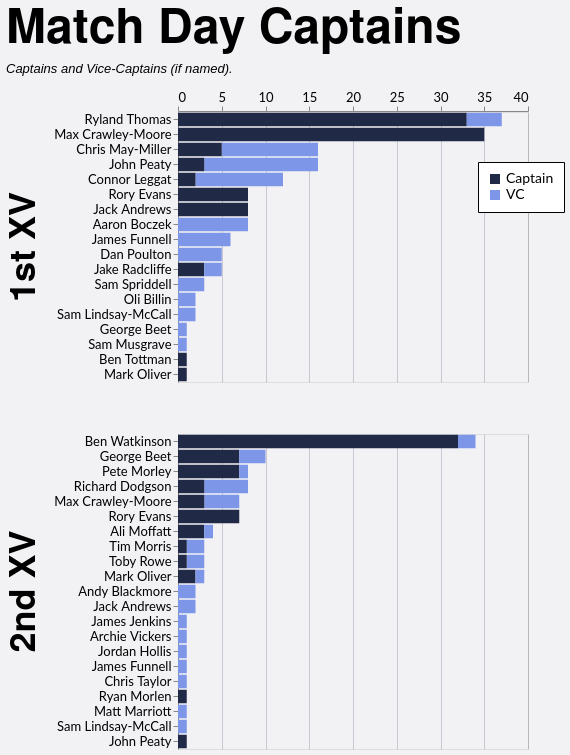

Express this chart as Vega-Lite.
### Vega-Lite specification from a JSON file in a GitHub repository (floating-point values rounded to 4 significant figures)
{"config": {"axis": {"labelFont": "Lato, sans-serif", "titleFont": "PT Sans Narrow, Helvetica Neue, Helvetica, Arial, sans-serif", "labelFontSize": 13, "titleFontSize": 24, "gridColor": "#202947", "gridOpacity": 0.2}, "header": {"labelFont": "PT Sans Narrow, Helvetica Neue, Helvetica, Arial, sans-serif", "titleFont": "PT Sans Narrow, Helvetica Neue, Helvetica, Arial, sans-serif", "labelFontSize": 24, "titleFontSize": 28, "labelFontWeight": "bold", "orient": "left"}, "legend": {"labelFont": "Lato, sans-serif", "titleFont": "PT Sans Narrow, Helvetica Neue, Helvetica, Arial, sans-serif", "labelFontSize": 14, "titleFontSize": 16, "titlePadding": 5, "fillColor": "white", "strokeColor": "black", "padding": 10, "titleFontWeight": "lighter", "titleFontStyle": "italic", "titleColor": "gray", "offset": 10}, "title": {"font": "PT Sans Narrow, Helvetica Neue, Helvetica, Arial, sans-serif", "fontSize": 48, "fontWeight": "bold", "anchor": "start", "align": "center", "titlePadding": 20, "subtitlePadding": 10, "subtitleFontSize": 13, "subtitleColor": "", "subtitleFontStyle": "italic", "offset": 15, "color": "black"}, "axisX": {"labelAngle": 0}, "facet": {"title": null, "header": null, "align": {"row": "each", "column": "each"}}, "resolve": {"scale": {"y": "independent", "facet": "independent"}}, "background": "#f2f1f4"}, "data": {"name": "data-254fd9e9315cded949707412fc291143"}, "mark": {"type": "bar"}, "encoding": {"color": {"field": "is_captain", "legend": {"labelExpr": "datum.value ? 'Captain' : 'VC'", "legendX": 300, "legendY": 50, "orient": "none", "title": null}, "scale": {"domain": [true, false], "range": ["#202946", "#7d96e8"]}, "type": "nominal"}, "order": {"field": "is_captain", "sort": "descending", "type": "nominal"}, "row": {"field": "squad", "header": {"labelExpr": "datum.value + ' XV'", "labelFontSize": 36, "title": null}, "spacing": 50, "title": null, "type": "nominal"}, "tooltip": [{"field": "player", "type": "nominal"}, {"field": "squad", "type": "nominal"}, {"aggregate": "sum", "field": "games", "type": "quantitative"}, {"field": "is_captain", "type": "nominal"}], "x": {"aggregate": "sum", "axis": {"orient": "top", "title": null}, "field": "games", "type": "quantitative"}, "y": {"field": "player", "sort": "-x", "title": null, "type": "nominal"}}, "height": {"step": 15}, "resolve": {"scale": {"y": "independent"}}, "title": {"text": "Match Day Captains", "subtitle": "Captains and Vice-Captains (if named)."}, "width": 350, "$schema": "https://vega.github.io/schema/vega-lite/v5.20.1.json", "datasets": {"data-254fd9e9315cded949707412fc291143": [{"player": "Max Crawley-Moore", "squad": "1st", "season": "2022/23", "game_type": "League", "is_captain": true, "games": 15}, {"player": "Ryland Thomas", "squad": "1st", "season": "2024/25", "game_type": "League", "is_captain": true, "games": 15}, {"player": "Ryland Thomas", "squad": "1st", "season": "2023/24", "game_type": "League", "is_captain": true, "games": 13}, {"player": "Connor Leggat", "squad": "1st", "season": "2023/24", "game_type": "League", "is_captain": false, "games": 9}, {"player": "Ben Watkinson", "squad": "2nd", "season": "2022/23", "game_type": "League", "is_captain": true, "games": 9}, {"player": "Ben Watkinson", "squad": "2nd", "season": "2021/22", "game_type": "League", "is_captain": true, "games": 9}, {"player": "Chris May-Miller", "squad": "1st", "season": "2024/25", "game_type": "League", "is_captain": false, "games": 9}, {"player": "Ben Watkinson", "squad": "2nd", "season": "2023/24", "game_type": "League", "is_captain": true, "games": 9}, {"player": "Max Crawley-Moore", "squad": "1st", "season": "2021/22", "game_type": "League", "is_captain": true, "games": 8}, {"player": "Dan Poulton", "squad": "1st", "season": "2023/24", "game_type": "League", "is_captain": false, "games": 5}, {"player": "Max Crawley-Moore", "squad": "1st", "season": "2023/24", "game_type": "League", "is_captain": true, "games": 5}, {"player": "Rory Evans", "squad": "1st", "season": "2025/26", "game_type": "League", "is_captain": true, "games": 5}, {"player": "Jack Andrews", "squad": "1st", "season": "2021/22", "game_type": "Friendly", "is_captain": true, "games": 5}, {"player": "Chris May-Miller", "squad": "1st", "season": "2024/25", "game_type": "League", "is_captain": true, "games": 5}, {"player": "John Peaty", "squad": "1st", "season": "2021/22", "game_type": "League", "is_captain": false, "games": 4}, {"player": "Pete Morley", "squad": "2nd", "season": "2024/25", "game_type": "League", "is_captain": true, "games": 4}, {"player": "Max Crawley-Moore", "squad": "2nd", "season": "2023/24", "game_type": "League", "is_captain": false, "games": 4}, {"player": "Aaron Boczek", "squad": "1st", "season": "2025/26", "game_type": "League", "is_captain": false, "games": 4}, {"player": "John Peaty", "squad": "1st", "season": "2022/23", "game_type": "League", "is_captain": false, "games": 4}, {"player": "James Funnell", "squad": "1st", "season": "2021/22", "game_type": "Friendly", "is_captain": false, "games": 3}, {"player": "George Beet", "squad": "2nd", "season": "2025/26", "game_type": "League", "is_captain": true, "games": 3}, {"player": "Rory Evans", "squad": "2nd", "season": "2024/25", "game_type": "Friendly", "is_captain": true, "games": 3}, {"player": "John Peaty", "squad": "1st", "season": "2024/25", "game_type": "League", "is_captain": false, "games": 3}, {"player": "Max Crawley-Moore", "squad": "1st", "season": "2022/23", "game_type": "Cup", "is_captain": true, "games": 3}, {"player": "Ryland Thomas", "squad": "1st", "season": "2023/24", "game_type": "Cup", "is_captain": true, "games": 3}, {"player": "Richard Dodgson", "squad": "2nd", "season": "2022/23", "game_type": "League", "is_captain": false, "games": 3}, {"player": "Pete Morley", "squad": "2nd", "season": "2024/25", "game_type": "Friendly", "is_captain": true, "games": 3}, {"player": "Jake Radcliffe", "squad": "1st", "season": "2025/26", "game_type": "League", "is_captain": true, "games": 3}, {"player": "Ryland Thomas", "squad": "1st", "season": "2023/24", "game_type": "League", "is_captain": false, "games": 3}, {"player": "Sam Spriddell", "squad": "1st", "season": "2024/25", "game_type": "League", "is_captain": false, "games": 3}, {"player": "Jack Andrews", "squad": "1st", "season": "2021/22", "game_type": "League", "is_captain": true, "games": 3}, {"player": "Rory Evans", "squad": "2nd", "season": "2024/25", "game_type": "League", "is_captain": true, "games": 3}, {"player": "Tim Morris", "squad": "2nd", "season": "2023/24", "game_type": "League", "is_captain": false, "games": 2}, {"player": "Ben Watkinson", "squad": "2nd", "season": "2021/22", "game_type": "Friendly", "is_captain": true, "games": 2}, {"player": "Max Crawley-Moore", "squad": "2nd", "season": "2024/25", "game_type": "League", "is_captain": true, "games": 2}, {"player": "Toby Rowe", "squad": "2nd", "season": "2021/22", "game_type": "League", "is_captain": false, "games": 2}, {"player": "Andy Blackmore", "squad": "2nd", "season": "2021/22", "game_type": "League", "is_captain": false, "games": 2}, {"player": "Richard Dodgson", "squad": "2nd", "season": "2021/22", "game_type": "League", "is_captain": false, "games": 2}, {"player": "Ryland Thomas", "squad": "1st", "season": "2024/25", "game_type": "Cup", "is_captain": true, "games": 2}, {"player": "Rory Evans", "squad": "1st", "season": "2025/26", "game_type": "Cup", "is_captain": true, "games": 2}, {"player": "Chris May-Miller", "squad": "1st", "season": "2024/25", "game_type": "Cup", "is_captain": false, "games": 2}, {"player": "George Beet", "squad": "2nd", "season": "2025/26", "game_type": "Cup", "is_captain": true, "games": 2}, {"player": "Jack Andrews", "squad": "2nd", "season": "2023/24", "game_type": "League", "is_captain": false, "games": 2}, {"player": "James Funnell", "squad": "1st", "season": "2021/22", "game_type": "League", "is_captain": false, "games": 2}, {"player": "George Beet", "squad": "2nd", "season": "2024/25", "game_type": "League", "is_captain": true, "games": 2}, {"player": "Max Crawley-Moore", "squad": "1st", "season": "2021/22", "game_type": "Cup", "is_captain": true, "games": 2}, {"player": "Ali Moffatt", "squad": "2nd", "season": "2021/22", "game_type": "League", "is_captain": true, "games": 2}, {"player": "Ben Watkinson", "squad": "2nd", "season": "2022/23", "game_type": "Friendly", "is_captain": true, "games": 2}, {"player": "Max Crawley-Moore", "squad": "1st", "season": "2023/24", "game_type": "Friendly", "is_captain": true, "games": 1}, {"player": "Oli Billin", "squad": "1st", "season": "2023/24", "game_type": "Cup", "is_captain": false, "games": 1}, {"player": "George Beet", "squad": "1st", "season": "2025/26", "game_type": "Friendly", "is_captain": false, "games": 1}, {"player": "Ali Moffatt", "squad": "2nd", "season": "2021/22", "game_type": "Cup", "is_captain": true, "games": 1}, {"player": "Rory Evans", "squad": "1st", "season": "2025/26", "game_type": "Friendly", "is_captain": true, "games": 1}, {"player": "Richard Dodgson", "squad": "2nd", "season": "2021/22", "game_type": "League", "is_captain": true, "games": 1}, {"player": "George Beet", "squad": "2nd", "season": "2024/25", "game_type": "Friendly", "is_captain": false, "games": 1}, {"player": "John Peaty", "squad": "1st", "season": "2023/24", "game_type": "League", "is_captain": true, "games": 1}, {"player": "James Jenkins", "squad": "2nd", "season": "2022/23", "game_type": "Friendly", "is_captain": false, "games": 1}, {"player": "Sam Musgrave", "squad": "1st", "season": "2023/24", "game_type": "League", "is_captain": false, "games": 1}, {"player": "Richard Dodgson", "squad": "2nd", "season": "2022/23", "game_type": "Cup", "is_captain": true, "games": 1}, {"player": "Tim Morris", "squad": "2nd", "season": "2024/25", "game_type": "League", "is_captain": true, "games": 1}, {"player": "Archie Vickers", "squad": "2nd", "season": "2023/24", "game_type": "Friendly", "is_captain": false, "games": 1}, {"player": "Ryland Thomas", "squad": "1st", "season": "2023/24", "game_type": "Cup", "is_captain": false, "games": 1}, {"player": "Jordan Hollis", "squad": "2nd", "season": "2021/22", "game_type": "League", "is_captain": false, "games": 1}, {"player": "Richard Dodgson", "squad": "2nd", "season": "2022/23", "game_type": "League", "is_captain": true, "games": 1}, {"player": "Sam Lindsay-McCall", "squad": "1st", "season": "2021/22", "game_type": "Friendly", "is_captain": false, "games": 1}, {"player": "Ali Moffatt", "squad": "2nd", "season": "2021/22", "game_type": "League", "is_captain": false, "games": 1}, {"player": "James Funnell", "squad": "2nd", "season": "2023/24", "game_type": "League", "is_captain": false, "games": 1}, {"player": "Rory Evans", "squad": "2nd", "season": "2024/25", "game_type": "Cup", "is_captain": true, "games": 1}, {"player": "Toby Rowe", "squad": "2nd", "season": "2021/22", "game_type": "Cup", "is_captain": true, "games": 1}, {"player": "Max Crawley-Moore", "squad": "1st", "season": "2021/22", "game_type": "Friendly", "is_captain": true, "games": 1}, {"player": "James Funnell", "squad": "1st", "season": "2025/26", "game_type": "Friendly", "is_captain": false, "games": 1}, {"player": "Chris Taylor", "squad": "2nd", "season": "2021/22", "game_type": "Friendly", "is_captain": false, "games": 1}, {"player": "George Beet", "squad": "2nd", "season": "2024/25", "game_type": "League", "is_captain": false, "games": 1}, {"player": "Ben Watkinson", "squad": "2nd", "season": "2023/24", "game_type": "Friendly", "is_captain": true, "games": 1}, {"player": "John Peaty", "squad": "1st", "season": "2022/23", "game_type": "League", "is_captain": true, "games": 1}, {"player": "Ben Tottman", "squad": "1st", "season": "2024/25", "game_type": "League", "is_captain": true, "games": 1}, {"player": "Connor Leggat", "squad": "1st", "season": "2023/24", "game_type": "League", "is_captain": true, "games": 1}, {"player": "Mark Oliver", "squad": "2nd", "season": "2023/24", "game_type": "League", "is_captain": true, "games": 1}, {"player": "Ben Watkinson", "squad": "2nd", "season": "2021/22", "game_type": "Cup", "is_captain": false, "games": 1}, {"player": "Ben Watkinson", "squad": "2nd", "season": "2022/23", "game_type": "League", "is_captain": false, "games": 1}, {"player": "Pete Morley", "squad": "2nd", "season": "2021/22", "game_type": "League", "is_captain": false, "games": 1}, {"player": "Aaron Boczek", "squad": "1st", "season": "2023/24", "game_type": "Cup", "is_captain": false, "games": 1}, {"player": "Connor Leggat", "squad": "1st", "season": "2025/26", "game_type": "League", "is_captain": false, "games": 1}, {"player": "Ryan Morlen", "squad": "2nd", "season": "2023/24", "game_type": "League", "is_captain": true, "games": 1}, {"player": "Max Crawley-Moore", "squad": "2nd", "season": "2023/24", "game_type": "League", "is_captain": true, "games": 1}, {"player": "John Peaty", "squad": "1st", "season": "2021/22", "game_type": "Friendly", "is_captain": false, "games": 1}, {"player": "Sam Lindsay-McCall", "squad": "1st", "season": "2023/24", "game_type": "Friendly", "is_captain": false, "games": 1}, {"player": "Jake Radcliffe", "squad": "1st", "season": "2025/26", "game_type": "Cup", "is_captain": false, "games": 1}, {"player": "John Peaty", "squad": "1st", "season": "2021/22", "game_type": "Cup", "is_captain": false, "games": 1}, {"player": "Aaron Boczek", "squad": "1st", "season": "2023/24", "game_type": "League", "is_captain": false, "games": 1}, {"player": "Aaron Boczek", "squad": "1st", "season": "2025/26", "game_type": "Cup", "is_captain": false, "games": 1}, {"player": "Mark Oliver", "squad": "2nd", "season": "2023/24", "game_type": "Friendly", "is_captain": true, "games": 1}, {"player": "Matt Marriott", "squad": "2nd", "season": "2021/22", "game_type": "League", "is_captain": false, "games": 1}, {"player": "Mark Oliver", "squad": "2nd", "season": "2023/24", "game_type": "League", "is_captain": false, "games": 1}, {"player": "Sam Lindsay-McCall", "squad": "2nd", "season": "2024/25", "game_type": "Friendly", "is_captain": false, "games": 1}, {"player": "Aaron Boczek", "squad": "1st", "season": "2022/23", "game_type": "League", "is_captain": false, "games": 1}, {"player": "Jake Radcliffe", "squad": "1st", "season": "2025/26", "game_type": "League", "is_captain": false, "games": 1}, {"player": "Connor Leggat", "squad": "1st", "season": "2023/24", "game_type": "Friendly", "is_captain": true, "games": 1}, {"player": "Mark Oliver", "squad": "1st", "season": "2023/24", "game_type": "Cup", "is_captain": true, "games": 1}, {"player": "John Peaty", "squad": "2nd", "season": "2024/25", "game_type": "League", "is_captain": true, "games": 1}, {"player": "John Peaty", "squad": "1st", "season": "2024/25", "game_type": "League", "is_captain": true, "games": 1}, {"player": "Oli Billin", "squad": "1st", "season": "2023/24", "game_type": "Friendly", "is_captain": false, "games": 1}, {"player": "George Beet", "squad": "2nd", "season": "2021/22", "game_type": "League", "is_captain": false, "games": 1}]}}
